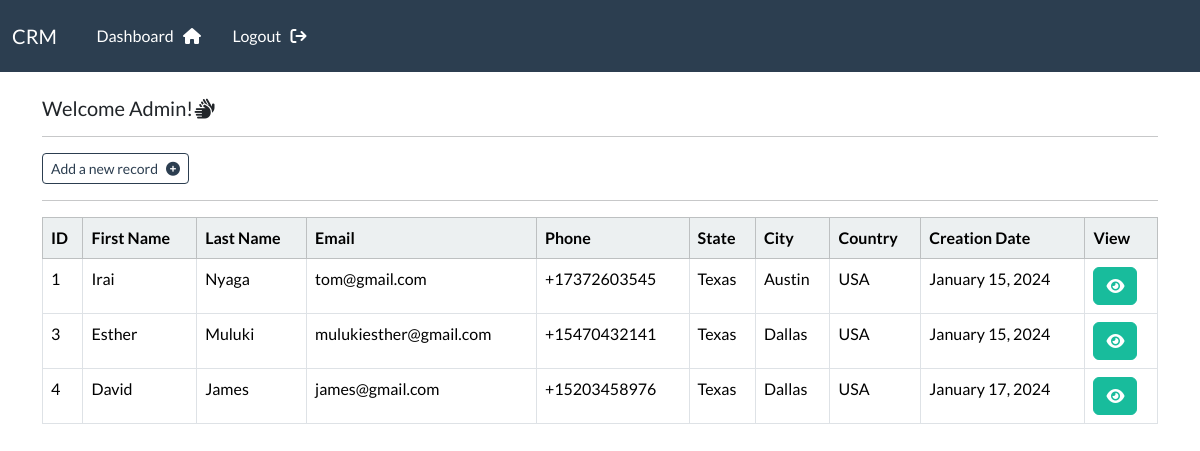
Before: /dashboard/ (signed in) with the older database file.
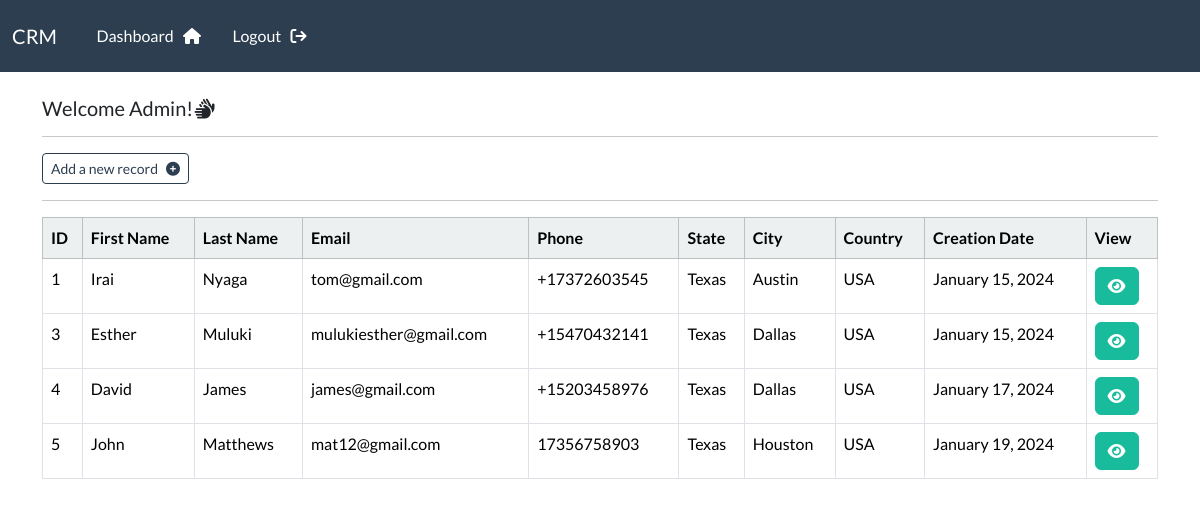
After: the same page with the newer database file.
### webapp/models.py (models this page shows, shortened)
class Record(models.Model):
    creation_date = models.DateTimeField(auto_now_add=True)
    first_name = models.CharField(max_length=100)
    last_name = models.CharField(max_length=100)
    email = models.CharField(max_length=255)
    phone = models.CharField(max_length=20)
    state = models.CharField(max_length=200)
    city = models.CharField(max_length=255)
    country = models.CharField(max_length=100)

### webapp/views.py (the view)
# urls.py: path('dashboard/', views.dashboard, name="dashboard"),
@login_required(login_url='login') #decorator
def dashboard(request):
    record = Record.objects.all()
    context={
        "records":record,
        }
    return render(request,'webapp/dashboard.html', context)

### webapp/templates/webapp/dashboard.html (shortened to what this page needs)
{% extends 'webapp/base.html' %}
{% block content %}
  <h5> Welcome {{ user }}!<i class="fa-solid fa-hands"></i></h5>
  <hr>
  <a class="btn btn-outline-primary btn-sm" href="{% url 'create-record' %}"> Add a new record &nbsp; <i class="fa-sharp fa-solid fa-circle-plus"></i></a><hr>
  <table class="table table-hover table-bordered">
    <thead class="table-light">
        <tr>
            <th scope="col">ID</th>
            <th scope="col">First Name</th>
            <th scope="col">Last Name</th>
            <th scope="col">Email</th>
            <th scope="col">Phone</th>
            <th scope="col">State</th>
            <th scope="col">City</th>
            <th scope="col">Country</th>
            <th scope="col"> Creation Date</th>
            <th scope="col">View</th>
        </tr>
    </thead>
    <tbody>
        {% if records %}
        {% for record in records %}
        <tr>
            <td>{{record.id}}</td>
            <td>{{record.first_name}}</td>
            <td>{{record.last_name}}</td>
            <td>{{record.email}}</td>
            <td>{{record.phone}}</td>
            <td>{{record.state}}</td>
            <td>{{record.city}}</td>
            <td>{{record.country}}</td>
            <td>{{ record.creation_date|date:"F j, Y" }}</td>
            <td> <a class="btn btn-success"   href="{% url 'record' record.id %}"> <i class="fa-solid fa-eye"></i> </a></td>
        </tr>
        {% endfor %}
     {% endif %}
    </tbody>
  </table>
{% endblock %}

Changed rows visible on the page:
added Record: id "5", first_name "John", last_name "Matthews", email "mat12@gmail.com", phone "17356758903", state "Texas", city "Houston", country "USA", creation_date "January 19, 2024"
